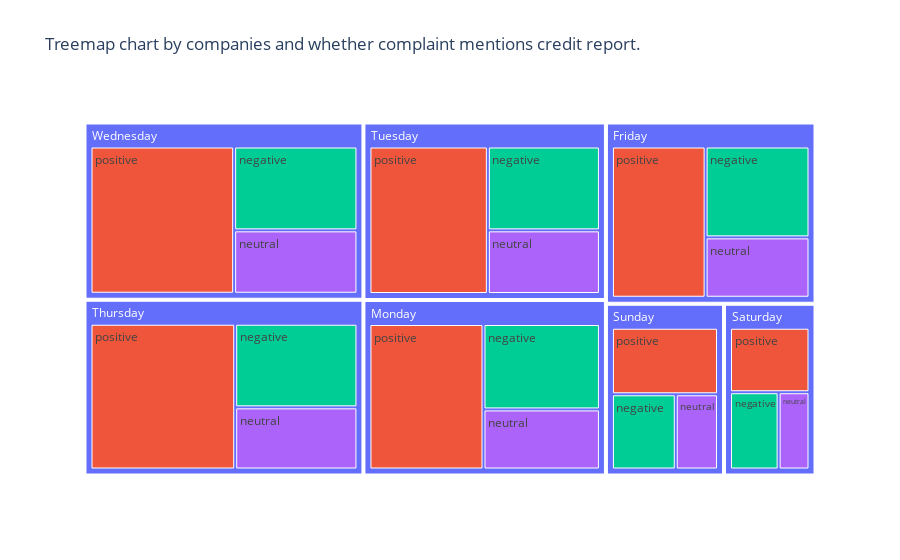

Write notebook code for a chart like this one.
### Code cell
# By Day of Week

fig = px.treemap(df, title='Treemap chart by companies and whether complaint mentions credit report.',
                 path=['day_of_week', 'Predicted_Sentiment'], color="Predicted_Sentiment", color_continuous_scale=px.colors.sequential.Sunsetdark)
fig.show()

### Figure 1 — Plotly figure (JSON) as saved in the notebook; plotly's stock layout.template omitted (floating-point values rounded to 4 significant figures)
{"data": [{"branchvalues": "total", "customdata": [["(?)"], ["positive"], ["negative"], ["negative"], ["neutral"], ["negative"], ["neutral"], ["neutral"], ["neutral"], ["negative"], ["positive"], ["(?)"], ["(?)"], ["(?)"], ["(?)"], ["positive"], ["positive"], ["positive"], ["neutral"], ["positive"], ["(?)"], ["neutral"], ["neutral"], ["negative"], ["negative"], ["negative"], ["positive"], ["(?)"]], "domain": {"x": [0, 1], "y": [0, 1]}, "hovertemplate": "labels=%{label}<br>count=%{value}<br>parent=%{parent}<br>id=%{id}<br>Predicted_Sentiment=%{customdata[0]}<extra></extra>", "ids": ["Thursday", "Monday/positive", "Sunday/negative", "Tuesday/negative", "Friday/neutral", "Friday/negative", "Tuesday/neutral", "Sunday/neutral", "Monday/neutral", "Saturday/negative", "Sunday/positive", "Monday", "Saturday", "Friday", "Sunday", "Wednesday/positive", "Tuesday/positive", "Thursday/positive", "Wednesday/neutral", "Friday/positive", "Tuesday", "Thursday/neutral", "Saturday/neutral", "Wednesday/negative", "Thursday/negative", "Monday/negative", "Saturday/positive", "Wednesday"], "labels": ["Thursday", "positive", "negative", "negative", "neutral", "negative", "neutral", "neutral", "neutral", "negative", "positive", "Monday", "Saturday", "Friday", "Sunday", "positive", "positive", "positive", "neutral", "positive", "Tuesday", "neutral", "neutral", "negative", "negative", "negative", "positive", "Wednesday"], "marker": {"colors": ["#636efa", "#EF553B", "#00cc96", "#00cc96", "#ab63fa", "#00cc96", "#ab63fa", "#ab63fa", "#ab63fa", "#00cc96", "#EF553B", "#636efa", "#636efa", "#636efa", "#636efa", "#EF553B", "#EF553B", "#EF553B", "#ab63fa", "#EF553B", "#636efa", "#ab63fa", "#ab63fa", "#00cc96", "#00cc96", "#00cc96", "#EF553B", "#636efa"]}, "name": "", "parents": ["", "Monday", "Sunday", "Tuesday", "Friday", "Friday", "Tuesday", "Sunday", "Monday", "Saturday", "Sunday", "", "", "", "", "Wednesday", "Tuesday", "Thursday", "Wednesday", "Friday", "", "Thursday", "Saturday", "Wednesday", "Thursday", "Monday", "Saturday", ""], "type": "treemap", "values": [1900, 816, 251, 461, 309, 465, 350, 166, 344, 203, 369, 1649, 609, 1472, 786, 1031, 857, 1030, 381, 698, 1668, 371, 129, 504, 499, 489, 277, 1916]}], "layout": {"legend": {"tracegroupgap": 0}, "title": {"text": "Treemap chart by companies and whether complaint mentions credit report."}}}
